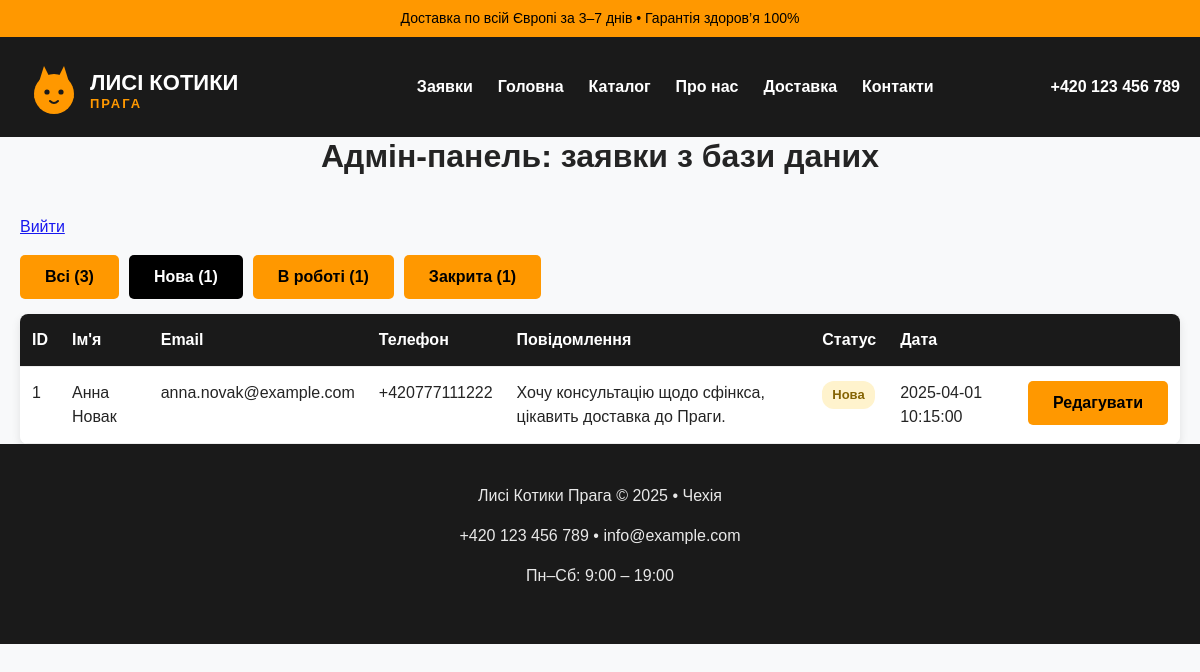
Screenshot of /admin_requests.php?page=1&status=new (signed in) with the database file from the repository.
### tables this page shows
CREATE TABLE IF NOT EXISTS requests (
    id INT UNSIGNED AUTO_INCREMENT PRIMARY KEY,
    name VARCHAR(100) NOT NULL,
    email VARCHAR(150) NOT NULL,
    phone VARCHAR(20) NULL,
    age VARCHAR(20) NULL,
    color VARCHAR(50) NULL,
    message TEXT NOT NULL,
    consent TINYINT(1) NOT NULL DEFAULT 0,
    status VARCHAR(20) NOT NULL DEFAULT 'new',
    created_at DATETIME NOT NULL DEFAULT CURRENT_TIMESTAMP
);

### src/RequestRepository.php (called while the page is built, shortened)
<?php
final class RequestRepository
{
    public function all(?string $status = null, int $limit = 20, int $offset = 0): array
    {
        $sql = 'SELECT * FROM requests';
        $params = [];
        if ($status !== null) {
            $sql .= ' WHERE status = ?';
            $params[] = $status;
        }
        $sql .= ' ORDER BY id DESC LIMIT ? OFFSET ?';
        $stmt = $this->pdo->prepare($sql);
        $position = 1;
        foreach ($params as $param) {
            $stmt->bindValue($position++, $param);
        }
        $stmt->bindValue($position++, $limit, PDO::PARAM_INT);
        $stmt->bindValue($position++, $offset, PDO::PARAM_INT);
        $stmt->execute();
        return array_map(
            static fn (array $row): RequestRecord => RequestRecord::fromRow($row),
            $stmt->fetchAll(PDO::FETCH_ASSOC)
        );
    }
    public function count(?string $status = null): int
    {
        $sql = 'SELECT COUNT(*) FROM requests';
        $params = [];
        if ($status !== null) {
            $sql .= ' WHERE status = ?';
            $params[] = $status;
        }
        $stmt = $this->pdo->prepare($sql);
        $stmt->execute($params);
        return (int) $stmt->fetchColumn();
    }
}

### src/RequestStatus.php (called while the page is built, shortened)
<?php
final class RequestStatus
{
    public static function all(): array
    {
        return [self::NEW, self::IN_PROGRESS, self::CLOSED];
    }
    public static function ukrainianLabel(string $status): string
    {
        return match ($status) {
            self::NEW => 'Нова',
            self::IN_PROGRESS => 'В роботі',
            self::CLOSED => 'Закрита',
            default => $status,
        };
    }
}

### src/RequestRecord.php (called while the page is built, shortened)
<?php
final class RequestRecord
{
    public static function fromRow(array $row): self
    {
        return new self(
            id: (int) $row['id'],
            name: (string) $row['name'],
            email: (string) $row['email'],
            phone: $row['phone'] !== null ? (string) $row['phone'] : null,
            age: $row['age'] !== null ? (string) $row['age'] : null,
            color: $row['color'] !== null ? (string) $row['color'] : null,
            message: (string) $row['message'],
            consent: (bool) $row['consent'],
            status: (string) ($row['status'] ?? RequestStatus::NEW),
            createdAt: (string) $row['created_at'],
        );
    }
}

### admin_requests.php (the view, shortened to what this page needs)
<?php
include __DIR__ . '/includes/header.php';
$repo = new RequestRepository($pdo);
$statusFilter = $_GET['status'] ?? null;
$perPage = 10;
$page = max(1, (int) ($_GET['page'] ?? 1));
$total = $repo->count($statusFilter);
$totalPages = max(1, (int) ceil($total / $perPage));
$page = min($page, $totalPages);
$requests = $repo->all($statusFilter, $perPage, ($page - 1) * $perPage);
function status_query(?string $status, int $page): string
{
    $params = ['page' => $page];
    if ($status !== null) {
        $params['status'] = $status;
    }
    return '?' . http_build_query($params);
}
?>
<h2 class="section-title">Адмін-панель: заявки з бази даних</h2>
<p><a href="logout.php">Вийти</a></p>
<div class="status-filters">
    <a href="<?= htmlspecialchars(status_query(null, 1)) ?>" class="button <?= $statusFilter === null ? 'active' : '' ?>">Всі (<?= $repo->count() ?>)</a>
    <?php foreach (RequestStatus::all() as $status): ?>
        <a href="<?= htmlspecialchars(status_query($status, 1)) ?>" class="button <?= $statusFilter === $status ? 'active' : '' ?>">
            <?= htmlspecialchars(RequestStatus::ukrainianLabel($status)) ?> (<?= $repo->count($status) ?>)
        </a>
    <?php endforeach; ?>
</div>
<?php if ($total === 0): ?>
    <div class="card">
        <p>Поки що немає жодної заявки в таблиці <strong>requests</strong><?= $statusFilter !== null ? ' зі статусом «' . htmlspecialchars(RequestStatus::ukrainianLabel($statusFilter)) . '»' : '' ?>.</p>
        <p>Підказка для СРС‑6: імпортуй файл <strong>database.sql</strong> у phpMyAdmin, щоб створити таблицю і додати тестові записи.</p>
    </div>
<?php else: ?>
    <div class="card table-card">
        <div class="table-wrapper">
            <table class="data-table">
                <thead>
                <tr>
                    <th>ID</th>
                    <th>Ім'я</th>
                    <th>Email</th>
                    <th>Телефон</th>
                    <th>Повідомлення</th>
                    <th>Статус</th>
                    <th>Дата</th>
                    <th></th>
                </tr>
                </thead>
                <tbody>
                <?php foreach ($requests as $r): ?>
                    <tr>
                        <td><?= $r->id ?></td>
                        <td><?= htmlspecialchars($r->name) ?></td>
                        <td><?= htmlspecialchars($r->email) ?></td>
                        <td><?= htmlspecialchars($r->phone ?? '—') ?></td>
                        <td><?= nl2br(htmlspecialchars($r->message)) ?></td>
                        <td><span class="status-badge status-<?= htmlspecialchars($r->status) ?>"><?= htmlspecialchars(RequestStatus::ukrainianLabel($r->status)) ?></span></td>
                        <td><?= htmlspecialchars($r->createdAt) ?></td>
                        <td><a href="edit_request.php?id=<?= $r->id ?>" class="button">Редагувати</a></td>
                    </tr>
                <?php endforeach; ?>
                </tbody>
            </table>
        </div>
    </div>
<?php endif; ?>
<?php include __DIR__ . '/includes/footer.php'; ?>

### assets/css/style.css (style rules this page uses)
* { box-sizing: border-box; }
body { margin: 0; font-family: Arial, sans-serif; line-height: 1.5; color: #242424; background: #f8f9fa; }
h1, h2, h3 { margin: 0 0 16px; line-height: 1.2; font-weight: bold; }
p { margin: 0 0 16px; opacity: 0.9; }
.section-title { text-align: center; margin-bottom: 40px; font-size: 32px; }
.button { background: #ff9800; color: #000; padding: 10px 25px; text-decoration: none; font-weight: bold; border-radius: 5px; white-space: nowrap; display: inline-block; }
.card, .cat-card, .service-card, .benefit-card, .step { background: white; border-radius: 8px; padding: 20px; box-shadow: 0 4px 10px rgba(0,0,0,0.1); text-align: center; }
.status-filters { display: flex; flex-wrap: wrap; gap: 10px; margin: 15px 0; }
.button.active { background: #000; color: #fff; }
.status-badge { display: inline-block; padding: 4px 10px; border-radius: 12px; font-size: 13px; font-weight: bold; white-space: nowrap; }
.status-new { background: #fff3cd; color: #856404; }
.table-card { padding: 0; overflow: hidden; }
.table-wrapper { overflow-x: auto; }
.data-table { width: 100%; border-collapse: collapse; background: #fff; }
.data-table th, .data-table td { padding: 14px 12px; border-bottom: 1px solid #eee; text-align: left; vertical-align: top; }
.data-table th { background: #1a1a1a; color: #fff; position: sticky; top: 0; }
.data-table td:last-child, .data-table th:last-child { white-space: nowrap; }

### rows the page displays
requests: id "1", name "Анна Новак", email "anna.novak@example.com", phone "+420777111222", message "Хочу консультацію щодо сфінкса, цікавить доставка до Праги.", status "Нова", created_at "2025-04-01 10:15:00"

### other values shown
$repo->count() "3"
RequestStatus::ukrainianLabel($status) "Нова"
$repo->count($status) "1"
RequestStatus::ukrainianLabel($status) "В роботі"
RequestStatus::ukrainianLabel($status) "Закрита"
